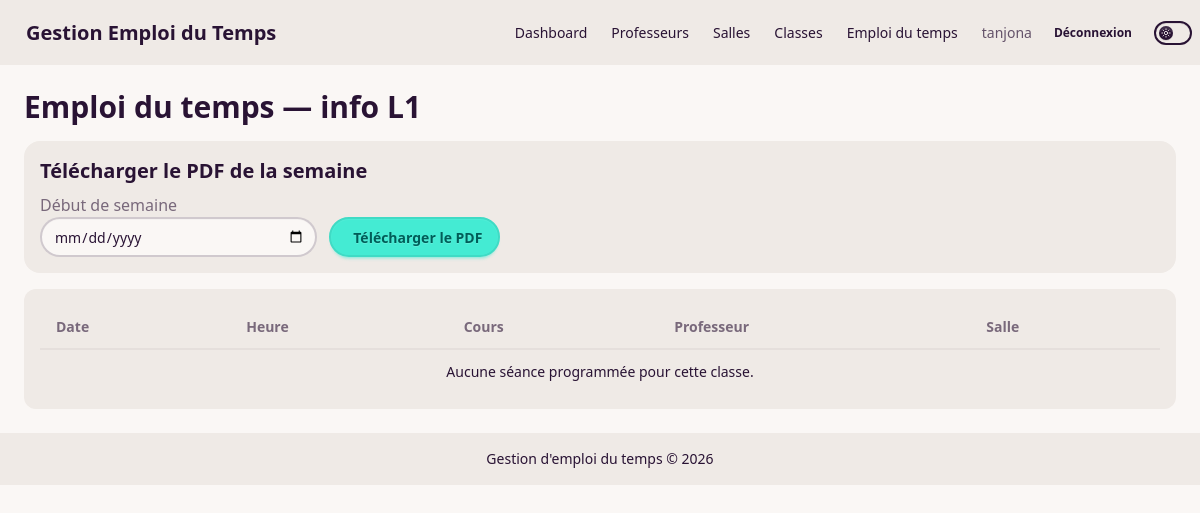
The page /classe/3/emploi/ (signed in) on the database as committed earlier.
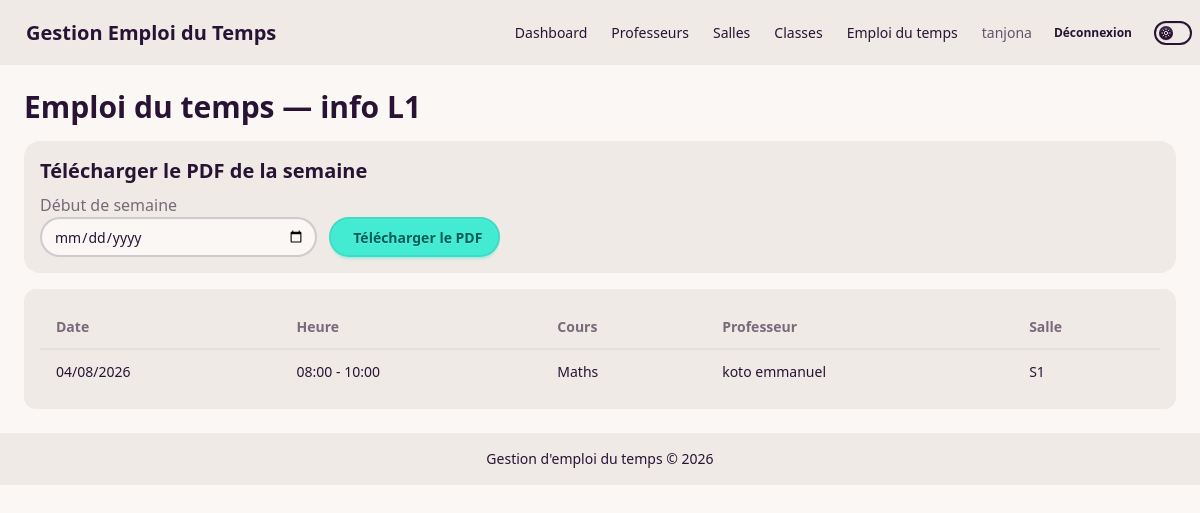
The same page on the database as committed later.
### emploi/models.py (models this page shows, shortened)
class Classe(models.Model):
    idclass = models.AutoField(primary_key=True)
    niveau = models.CharField(max_length=100)

class EmploiDuTemps(models.Model):
    DUREE_CHOICES = [
        (60, "1h"),
        (90, "1h30"),
        (120, "2h"),
        (180, "3h"),
        (240, "4h"),
    ]
    idsalle = models.ForeignKey(
        Salle,
        on_delete=models.CASCADE
    )
    idprof = models.ForeignKey(
        Prof,
        on_delete=models.CASCADE
    )
    idclass = models.ForeignKey(
        Classe,
        on_delete=models.CASCADE
    )
    cours = models.CharField(max_length=100)
    date = models.DateTimeField()
    duree_minutes = models.PositiveIntegerField(
        choices=DUREE_CHOICES,
        default=90
    )
    @property
    def heure_fin(self):
        return self.date + datetime.timedelta(minutes=self.duree_minutes)

class Prof  (models.Model):
    GRADE_CHOICES = [
        ("PT", "Professeur Titulaire"),
        ("MC", "Maître de Conférences"),
        ("AESR", "Assistant d'Enseignement Supérieur et de Recherche"),
        ("HDR", "Docteur HDR"),
        ("DI", "Docteur en Informatique"),
        ("DOC", "Doctorant en Informatique"),
    ]
    idprof = models.AutoField(primary_key=True)
    nomprof = models.CharField(max_length=100)
    prenomprof = models.CharField(max_length=100)
    grad = models.CharField(
        max_length=10,
        choices=GRADE_CHOICES
    )
    def __str__(self):
        return f"{self.nomprof} {self.prenomprof}"

class Salle(models.Model):
    OCCUPATION_CHOICES = [
        ("Libre", "Libre"),
        ("Occupee", "Occupée"),
    ]
    idsalle = models.AutoField(primary_key=True)
    design = models.CharField(max_length=100)
    occupation = models.CharField(
        max_length=10,
        choices=OCCUPATION_CHOICES
    )
    def __str__(self):
        return self.design

### emploi/views.py (the view)
# urls.py: path('classe/<int:idclass>/emploi/', login_required(views.emploi_classe), name="emploi_classe"),
def emploi_classe(request, idclass):
    classe_obj = get_object_or_404(Classe, idclass=idclass)
    seances = EmploiDuTemps.objects.filter(
        idclass=idclass
    ).select_related("idsalle", "idprof").order_by("date")
    return render(request, "classe/emploi_classe.html", {
        "classe_obj": classe_obj,
        "seances": seances,
    })

### emploi/templates/classe/emploi_classe.html (shortened to what this page needs)
{% extends "base.html" %}
{% block content %}
<h1 class="text-3xl font-bold">
    Emploi du temps — {{ classe_obj.niveau }}
</h1>
<div class="w-full bg-base-200 p-4 rounded-2xl mt-4 mb-4">
    <h2 class="text-xl font-bold mb-2">Télécharger le PDF de la semaine</h2>
    <form method="GET" action="{% url 'emploi_classe_pdf' classe_obj.idclass %}" class="flex flex-wrap items-end gap-3">
        <div class="form-control">
            <label class="label"><span class="label-text">Début de semaine</span></label>
            <input type="date" name="debut" class="input input-bordered" />
        </div>
        <button type="submit" class="btn btn-primary">
            Télécharger le PDF
        </button>
    </form>
</div>
<div class="w-full bg-base-200 p-4 rounded-xl">
    <div class="overflow-x-auto">
        <table class="table table-zebra w-full">
            <thead>
                <tr>
                    <th>Date</th>
                    <th>Heure</th>
                    <th>Cours</th>
                    <th>Professeur</th>
                    <th>Salle</th>
                </tr>
            </thead>
            <tbody>
                {% for s in seances %}
                <tr>
                    <td>{{ s.date|date:"d/m/Y" }}</td>
                    <td>{{ s.date|date:"H:i" }} - {{ s.heure_fin|date:"H:i" }}</td>
                    <td>{{ s.cours }}</td>
                    <td>{{ s.idprof }}</td>
                    <td>{{ s.idsalle }}</td>
                </tr>
                {% empty %}
                <tr>
                    <td colspan="5" class="text-center">Aucune séance programmée pour cette classe.</td>
                </tr>
                {% endfor %}
            </tbody>
        </table>
    </div>
</div>
{% endblock %}

### emploi/templates/base.html (shortened to what this page needs)
<html lang="fr" data-theme="cupcake">
    <head>
        <link href="https://cdn.jsdelivr.net/npm/daisyui@5" rel="stylesheet" type="text/css" />
        <script src="https://cdn.jsdelivr.net/npm/@tailwindcss/browser@4"></script>
        <link href="https://cdn.jsdelivr.net/npm/daisyui@5/themes.css" rel="stylesheet" type="text/css" />
    </head>
    <body>
        <header>
            <div class="navbar bg-base-200">
                <div class="flex-1">
                    <a class="btn btn-ghost text-xl">
                        Gestion Emploi du Temps
                    </a>
                </div>
                <div class="flex-none flex items-center gap-2">
                    {% if user.is_authenticated %}
                    <ul class="menu menu-horizontal px-1">
                        <li>
                            <a href="{%url 'dashboard'%}"> Dashboard </a>
                        </li>
                        <li>
                            <a href="{% url 'prof' %}"> Professeurs </a>
                        </li>
                        <li>
                            <a href="{%url 'salle'%}"> Salles </a>
                        </li>
                        <li>
                            <a href="{%url 'classe'%}"> Classes </a>
                        </li>
                        <li>
                            <a href="{%url 'emploi'%}"> Emploi du temps </a>
                        </li>
                    </ul>
                    <span class="text-sm text-base-content/70">{{ user.username }}</span>
                    <form method="POST" action="{% url 'logout' %}">
                        <button type="submit" class="btn btn-ghost btn-sm">Déconnexion</button>
                    </form>
                    {% endif %}
                    <label class="toggle text-base-content">
                        <input type="checkbox" value="dim" class="theme-controller" />
                    </label>
                </div>
            </div>
        </header>
        <main class="p-6">
            {% block content %}
            {% endblock %}
        </main>
        <footer class="footer footer-center bg-base-200 p-4">
            <aside>
                <p>Gestion d'emploi du temps © 2026</p>
            </aside>
        </footer>
    </body>
</html>

Rows that differ between the two databases and show on the page:
added EmploiDuTemps: date "04/08/2026", date "08:00", heure_fin "10:00", cours "Maths", idprof "koto emmanuel", idsalle "S1"
Other text that changed with them:
text no longer shown: "Aucune séance programmée pour cette classe."
